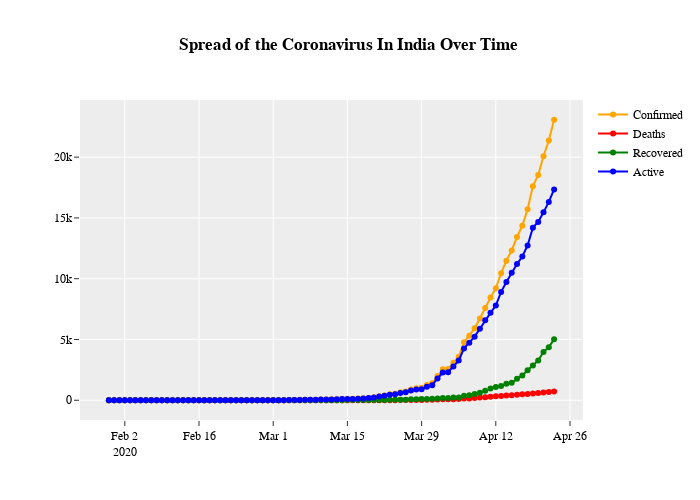
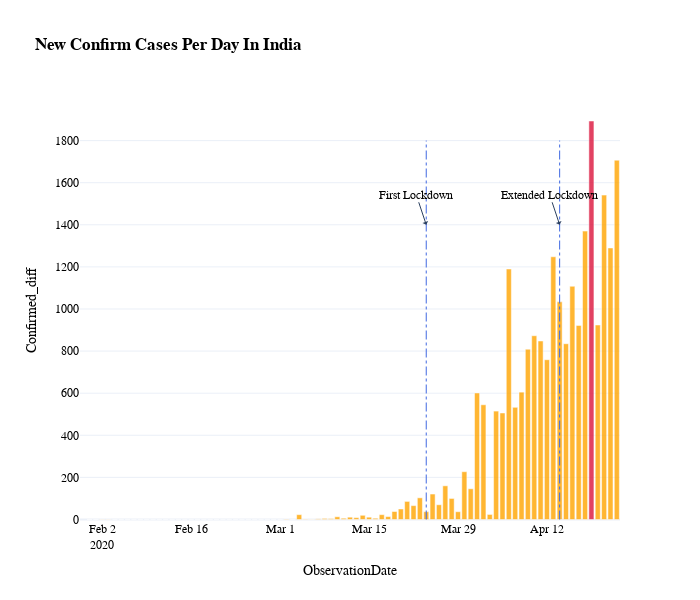

The cell these charts' notebook holds for them, in order:
### Code cell
#ploting spread over time
date_india_spread = india_spread.groupby('ObservationDate')['Confirmed','Deaths','Recovered', 'Active'].sum().reset_index()

trace1 = go.Scatter(
                x=date_india_spread['ObservationDate'],
                y=date_india_spread['Confirmed'],
                name="Confirmed",
                mode='lines+markers',
                line_color='orange')
trace2 = go.Scatter(
                x=date_india_spread['ObservationDate'],
                y=date_india_spread['Deaths'],
                name="Deaths",
                mode='lines+markers',
                line_color='red')

trace3 = go.Scatter(
                x=date_india_spread['ObservationDate'],
                y=date_india_spread['Recovered'],
                name="Recovered",
                mode='lines+markers',
                line_color='green')
trace4 = go.Scatter(
                x=date_india_spread['ObservationDate'],
                y=date_india_spread['Active'],
                name="Active",
                mode='lines+markers',
                line_color='blue')

layout = go.Layout(template="ggplot2", width=700, height=500, title_text = '<b>Spread of the Coronavirus In India Over Time </b>',
                  font=dict(family="Arial, Balto, Courier New, Droid Sans",color='black'))
fig = go.Figure(data = [trace1,trace2,trace3, trace4], layout = layout)
fig.show()



# plot daily cases
colors = ['#FFA500']*85
colors[-5] = 'crimson'
fig = px.bar(india_spread, 
             x="ObservationDate", y="Confirmed_diff", 
             title='<b>New Confirm Cases Per Day In India</b>', 
             orientation='v', 
             width=700, height=600)
fig.update_traces(marker_color=colors, opacity=0.8)

fig.add_annotation( # add a text callout with arrow
    text="First Lockdown", x='2020-03-24', y=1400, arrowhead=1, showarrow=True
)

fig.add_annotation( # add a text callout with arrow
    text="Extended Lockdown", x='2020-04-14', y=1400, arrowhead=1, showarrow=True
)
fig.add_shape(
        # Line Vertical
        dict(
            type="line",
            x0='2020-03-24',
            y0=0,
            x1='2020-03-24',
            y1=1800,
            line=dict(
                color="RoyalBlue",
                width=1,
                dash="dashdot"
            )))

fig.add_shape(
        # Line Vertical
        dict(
            type="line",
            x0='2020-04-14',
            y0=0,
            x1='2020-04-14',
            y1=1800,
            line=dict(
                color="RoyalBlue",
                width=1,
                dash="dashdot"
            )))


fig.update_layout(template = 'plotly_white',font=dict(family="Arial, Balto, Courier New, Droid Sans",color='black'))
fig.show()


# plot of growth rate of confirmed cases
fig1 = px.scatter(india_spread, 
                 x='ObservationDate', 
                  y="Confirmed_gr", 
                  text='Confirmed_gr',
                  range_x=['2020-03-05','2020-04-22'])
fig1.update_traces(marker=dict(size=3,
                              line=dict(width=2,
                                        color='DarkSlateGrey')),
                  marker_color='#4169e1',
                  mode='text+lines+markers',textposition='top center', )

fig1.update_layout(template = 'plotly_white', width=700, height=700, title_text = '<b>Growth percent in number of total<br>COVID-19 cases in India on each day<br>compared to the previous day</b>',
                  font=dict(family="Arial, Balto, Courier New, Droid Sans",color='black'))
fig1.show()
